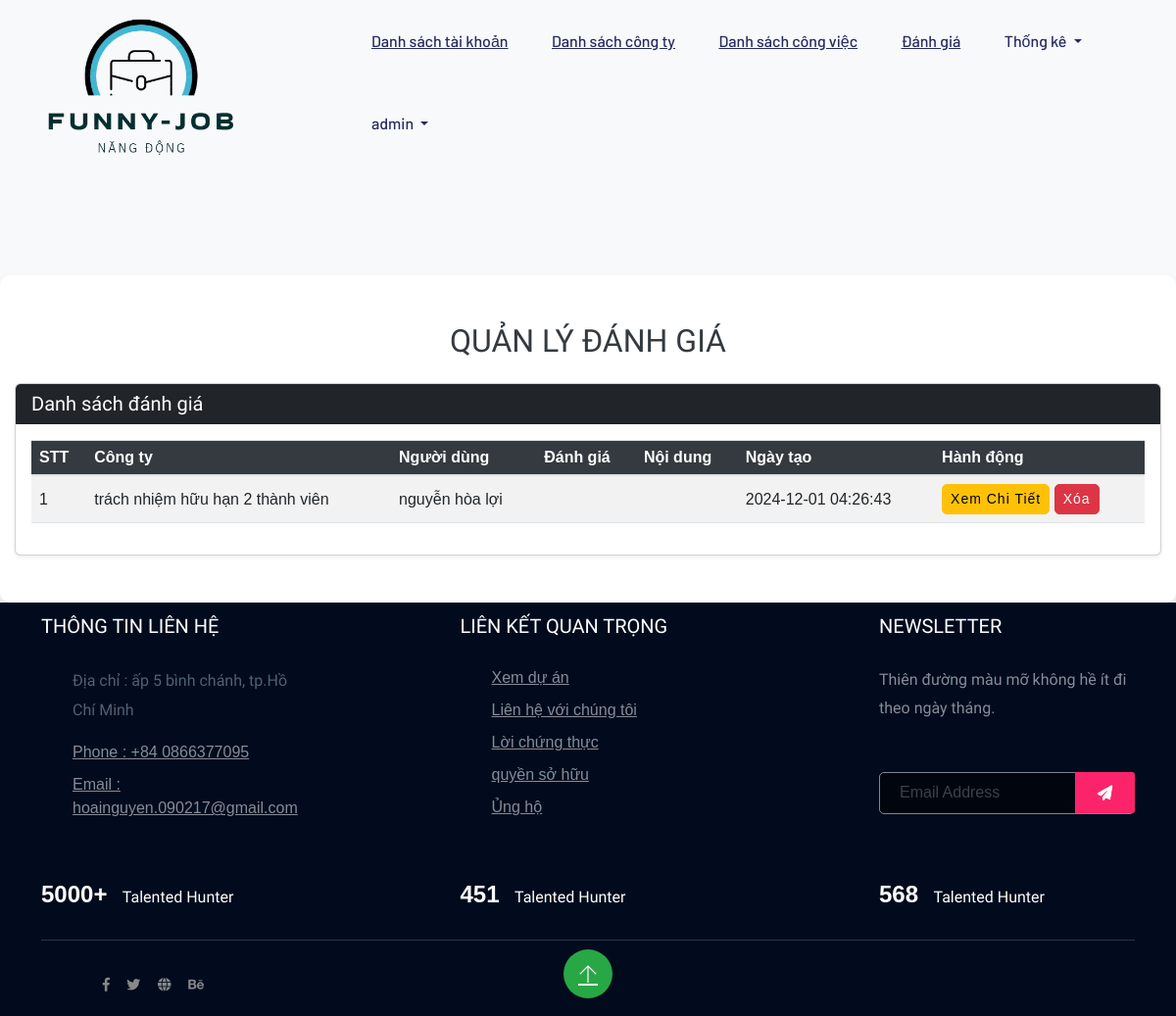
Screenshot of /index.php?act=review (signed in) with the database file from the repository.
### tables this page shows
CREATE TABLE IF NOT EXISTS `reviews` (
  `ReviewID` int NOT NULL AUTO_INCREMENT,
  `CompanyID` int NOT NULL,
  `UserID` int NOT NULL,
  `Rating` int DEFAULT NULL,
  `ReviewText` text,
  `CreatedAt` timestamp NULL DEFAULT CURRENT_TIMESTAMP,
  PRIMARY KEY (`ReviewID`),
  KEY `CompanyID` (`CompanyID`),
  KEY `UserID` (`UserID`)
);

CREATE TABLE IF NOT EXISTS `companies` (
  `CompanyID` int NOT NULL AUTO_INCREMENT,
  `UserID` int NOT NULL,
  `CompanyName` varchar(100) NOT NULL,
  `Industry` varchar(100) DEFAULT NULL,
  `WebsiteURL` varchar(255) DEFAULT NULL,
  `LogoURL` varchar(255) DEFAULT NULL,
  `Location` varchar(255) DEFAULT NULL,
  `Description` text,
  `CreatedAt` timestamp NULL DEFAULT CURRENT_TIMESTAMP,
  PRIMARY KEY (`CompanyID`),
  KEY `UserID` (`UserID`)
);

CREATE TABLE IF NOT EXISTS `users` (
  `UserID` int NOT NULL AUTO_INCREMENT,
  `FullName` varchar(100) NOT NULL,
  `Email` varchar(100) NOT NULL,
  `PasswordHash` varchar(255) NOT NULL,
  `UserType` enum('Admin','Candidate','Employer') NOT NULL DEFAULT 'Candidate',
  `PhoneNumber` varchar(15) DEFAULT NULL,
  `ProfilePictureURL` varchar(255) DEFAULT NULL,
  `CreatedAt` timestamp NULL DEFAULT CURRENT_TIMESTAMP,
  `UpdatedAt` timestamp NULL DEFAULT CURRENT_TIMESTAMP ON UPDATE CURRENT_TIMESTAMP,
  `DateOfBirth` date DEFAULT NULL,
  `Address` varchar(255) DEFAULT NULL,
  `Gender` enum('Male','Female','Other') DEFAULT NULL,
  `UserStatus` enum('Active','Inactive','Banned') DEFAULT 'Active',
  `LastLogin` timestamp NULL DEFAULT NULL,
  `Bio` text,
  PRIMARY KEY (`UserID`),
  UNIQUE KEY `Email` (`Email`)
);

### model/review.php (called while the page is built, shortened)
<?php
function getReviews() {
    $conn = connectdb(); $stmt = $conn->prepare("SELECT * FROM reviews");
    $stmt->execute();
    return $stmt->fetchAll(PDO::FETCH_ASSOC);
}
?>

### model/company.php (called while the page is built, shortened)
<?php
function getCompanyNameByID($companyID) {
    $conn = connectdb();
    if ($conn) {
        $stmt = $conn->prepare("SELECT CompanyName FROM companies WHERE CompanyID = :companyID");
        $stmt->bindParam(':companyID', $companyID, PDO::PARAM_INT);
        $stmt->execute();
        $result = $stmt->fetch(PDO::FETCH_ASSOC);
        if ($result) {
            return $result['CompanyName'];
        }
    }
    return null;
}
?>

### model/user.php (called while the page is built, shortened)
<?php
function getUserNameByID($userID) {
    $conn = connectdb();
    if ($conn) {
        $stmt = $conn->prepare("SELECT FullName FROM users WHERE UserID = :UserID");
        $stmt->bindParam(':UserID', $userID, PDO::PARAM_INT);
        $stmt->execute();
        $result = $stmt->fetch(PDO::FETCH_ASSOC);
        if ($result) {
            return $result['FullName'];
        }
    }
    return null;
}
?>

### views/review.php (the view, shortened to what this page needs)
<!DOCTYPE html>
<html lang="en">
<head>
    <link href="https://cdn.jsdelivr.net/npm/bootstrap@5.3.0/dist/css/bootstrap.min.css" rel="stylesheet">
</head>
<body>
<section class="mt-5 pt-5">
    <div class="container-fluid py-5">
        <h2 class="text-center text-uppercase mb-4">Quản lý đánh giá</h2>
        <div class="row gx-5">
            <div class="col-lg-12">
                <div class="card shadow-sm h-100">
                    <div class="card-header bg-dark text-white">
                        <h5 class="card-title mb-0">Danh sách đánh giá</h5>
                    </div>
                    <div class="card-body">
                        <div class="table-responsive" style="max-height: 400px; overflow-y: auto;">
                            <table class="table table-striped table-hover">
                                <thead>
                                    <tr>
                                        <th>STT</th>
                                        <th>Công ty</th>
                                        <th>Người dùng</th>
                                        <th>Đánh giá</th>
                                        <th>Nội dung</th>
                                        <th>Ngày tạo</th>
                                        <th>Hành động</th>
                                    </tr>
                                </thead>
                                <tbody>
                                    <?php foreach (getReviews() as $index => $review): ?>
                                        <tr>
                                            <td><?= $index + 1 ?></td>
                                            <td><?= getCompanyNameByID($review['CompanyID']) ?></td>
                                            <td><?= getUserNameByID($review['UserID']) ?></td>
                                            <td><?= $review['Rating'] ?></td>
                                            <td><?= $review['ReviewText'] ?></td>
                                            <td><?= $review['CreatedAt'] ?></td>
                                            <td>
                                                <button class="btn btn-warning btn-sm" onclick="viewReview(<?= $review['ReviewID'] ?>)">Xem chi tiết</button>
                                                <a href="index.php?act=del_review&id=<?= $review['ReviewID'] ?>" class="btn btn-danger btn-sm" onclick="return confirm('Bạn có chắc chắn muốn xóa đánh giá này không?')">Xóa</a>
                                            </td>
                                        </tr>
                                    <?php endforeach; ?>
                                </tbody>
                            </table>
                        </div>
                    </div>
                </div>
            </div>
        </div>
    </div>
</section>
</body>
</html>

### views/review.php (style rules this page uses)
body { background-color: #f8f9fa; font-family: Arial, sans-serif; }
h2 { color: #343a40; }
.container-fluid { background-color: #fff; border-radius: 10px; padding: 15px; box-shadow: 0 4px 8px rgba(0, 0, 0, 0.1); }
.btn { border-radius: 5px; }
.table th { background-color: #343a40; color: #fff; }
.table td, .table th { vertical-align: middle; }
.card-header { border-top-left-radius: 10px; border-top-right-radius: 10px; }

### rows the page displays
reviews: CompanyID.CompanyName "trách nhiệm hữu hạn 2 thành viên", UserID.FullName "nguyễn hòa lợi", CreatedAt "2024-12-01 04:26:43"

### other values shown
$ten "admin"
